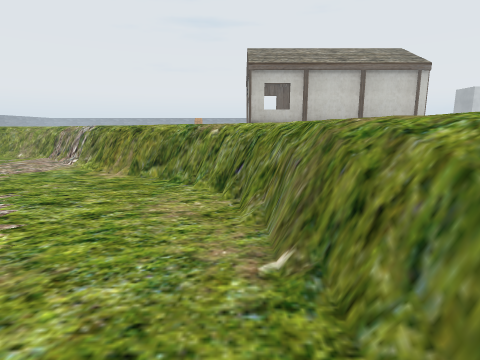
[1] (above)

17 first-person views from a walk through a Unity game level. The camera is 1.4 m above the floor, tilts 10° down and sees 80° across. The floor is counted in squares, 1 m on a side. Each view is taken from the middle of a square. On the plan, view 1 faces up. The plan holds only what a view shows up to about 14 squares ahead; the rest is blank. The place goes on beyond the plan. The player is left out. Some animated figures are left out. Some surface patterns are stand-ins.

[2]
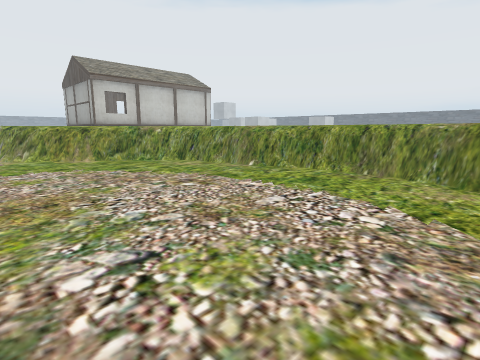

[3]
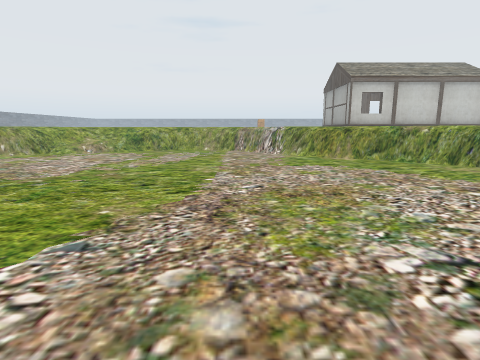

[4]
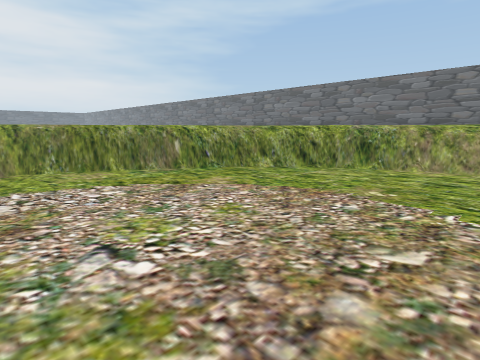

[5]
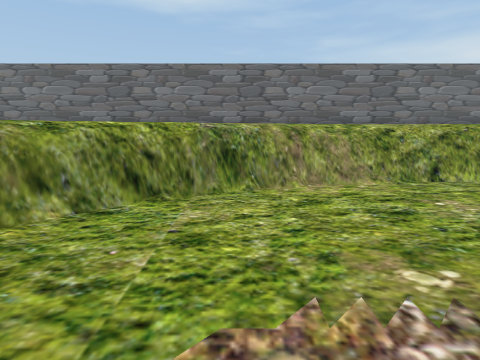

[6]
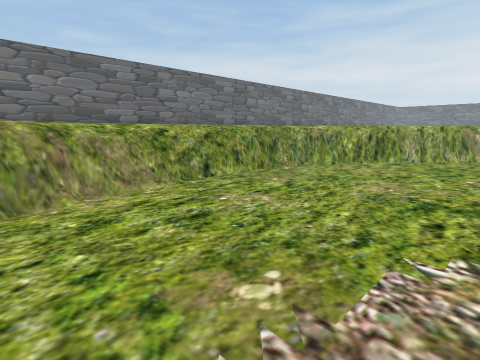

[7]
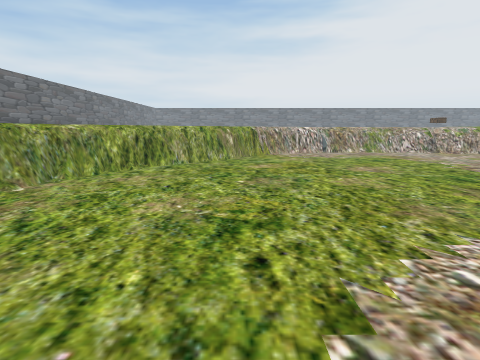

[8]
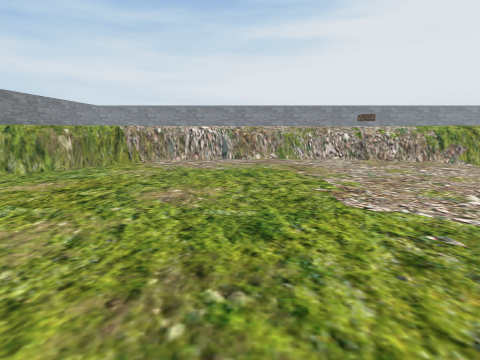

[9]
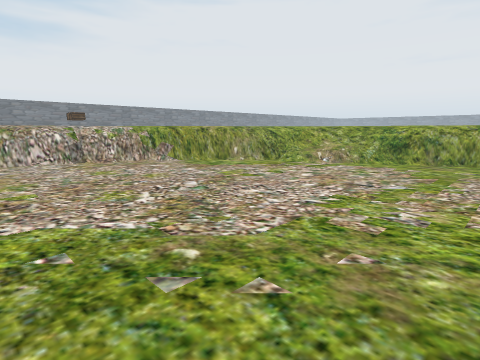

[10]
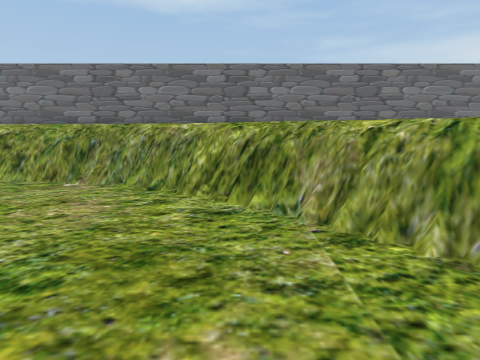

[11]
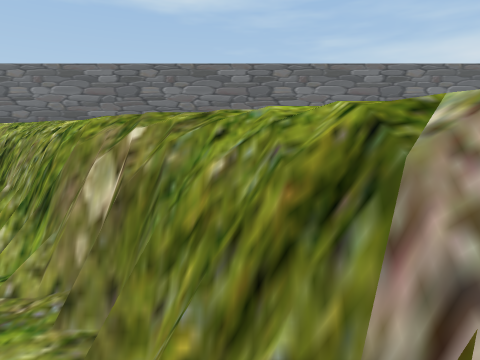

[12]
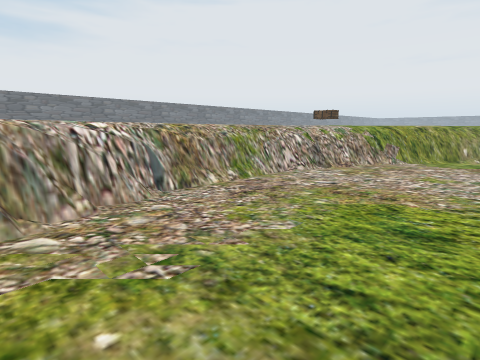

[13]
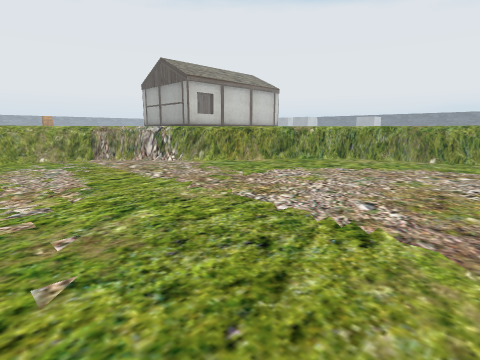

[14]
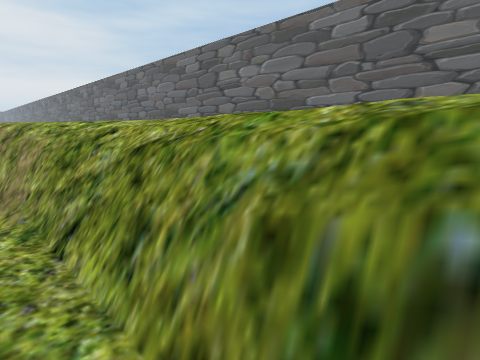

[15]
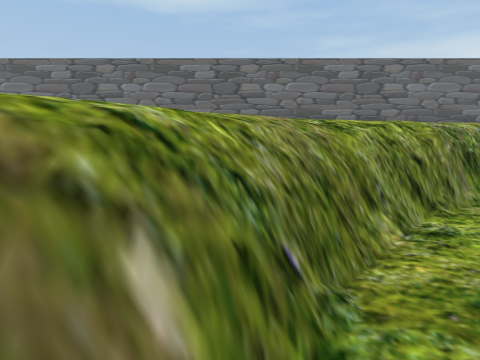

[16]
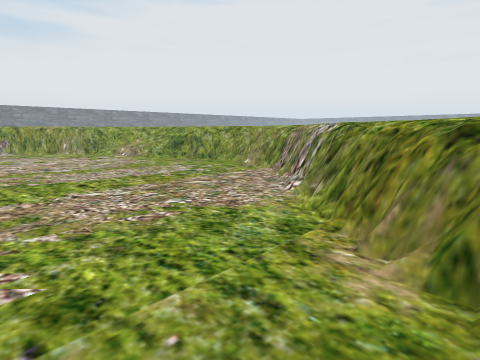

[17]
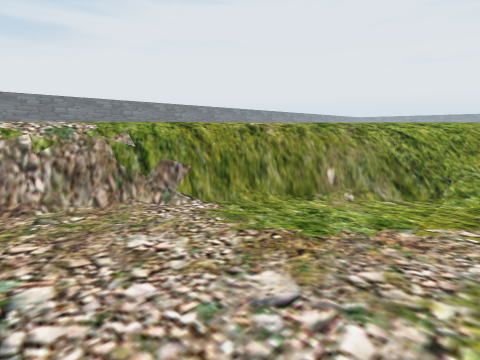

### Floor plan
Key: @ floor where view 1 was taken; # wall or solid block; . main floor; : floor 1.5 m higher than the main floor; / step, stairs or slope; = window, fence, low wall or low ledge; v drop or lower ground; O other object.
Columns run from 32 left of view 1 to 8 right of it. Each row starts with its distance up from view 1.
 12           :==/...........==:
 11          :==..............==:
 10         :==................==::
  9        :==..................===:
  8       ::=.....................==:
  7       :==......................==:
  6      :/=........................=#
  5      :O=........................==:
  4      :v..........................=:
  3      :v..........................=:
  2      :=..........................=:
  1      :=..........................==:
  0      :=.........................@#=:
 -1      :v...........................=:
 -2      :v..........................==:
 -3      :=..........................=#
 -4      :#=.........................=:
 -5       :=........................==:
 -6        ==.......................=:
 -7        :#=#....................=#
 -8         ::==..................==:
 -9           :==.................=:
-10           ::==...............v::
-11            ::==............==::
-12              :===........===::
-13               ::==v////==#::
-14                  ::////:::
-15                     :::
-16
-17
-18
-19 #########################################

Positions as (right, up) in squares from view 1, and headings:
1: (0, 0), facing up
2: (-8, -5), facing up-right
3: (-9, -5), facing up
4: (-10, -1), facing down-right
5: (-6, -5), facing down
6: (-6, -6), facing down-left
7: (-8, -7), facing left
8: (-12, -1), facing left
9: (-12, 1), facing up-left
10: (-19, -5), facing down
11: (-24, -5), facing down
12: (-20, -5), facing up-left
13: (-14, 0), facing up-right
14: (-15, -12), facing down-right
15: (-1, -6), facing down
16: (-3, 6), facing up-left
17: (-19, 5), facing up-left
